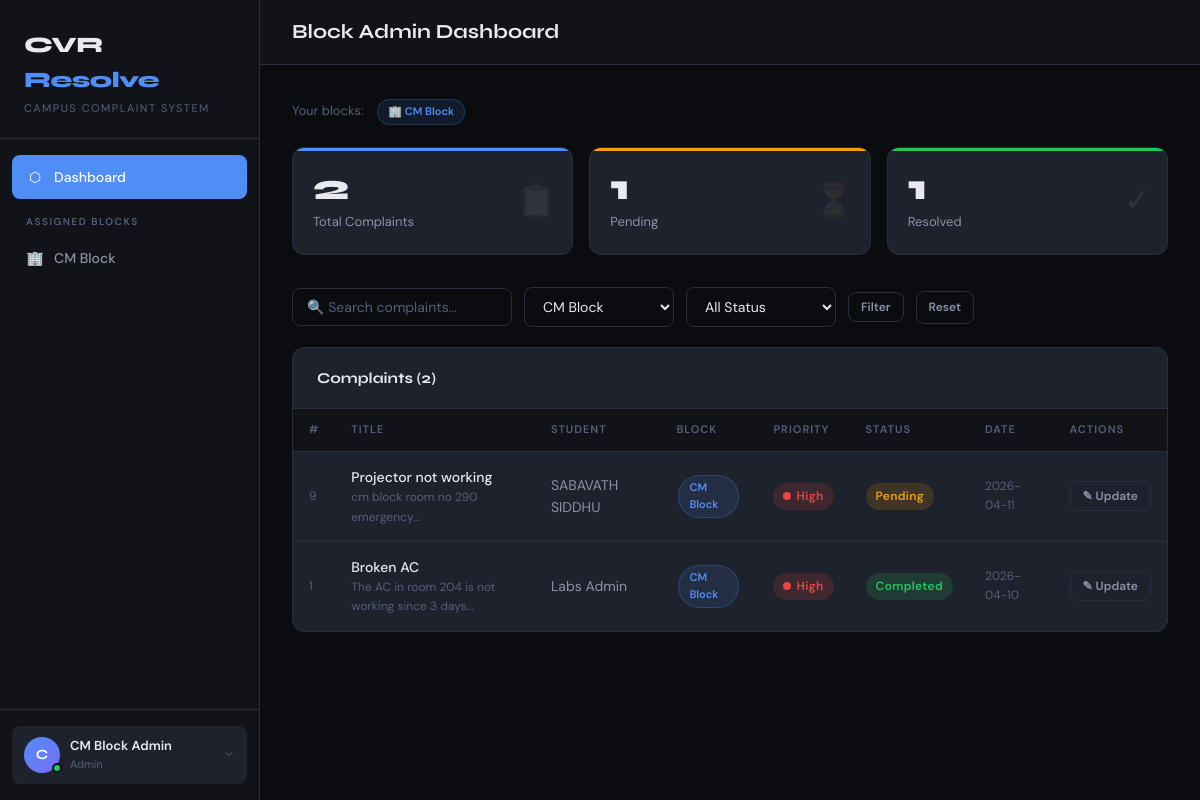
/admin?block=CM+Block (signed in), run on the app's committed database.
### tables this page shows
CREATE TABLE users (
        id INTEGER PRIMARY KEY AUTOINCREMENT,
        username TEXT UNIQUE NOT NULL,
        password TEXT NOT NULL,
        role TEXT NOT NULL,
        name TEXT NOT NULL,
        email TEXT,
        assigned_blocks TEXT DEFAULT '[]',
        created_at TIMESTAMP DEFAULT CURRENT_TIMESTAMP
    );

CREATE TABLE complaints (
        id INTEGER PRIMARY KEY AUTOINCREMENT,
        student_id INTEGER NOT NULL,
        title TEXT NOT NULL,
        description TEXT NOT NULL,
        image_path TEXT,
        location TEXT NOT NULL,
        status TEXT DEFAULT 'Pending',
        priority TEXT DEFAULT 'Medium',
        remarks TEXT,
        duplicate_of INTEGER,
        created_at TIMESTAMP DEFAULT CURRENT_TIMESTAMP,
        updated_at TIMESTAMP DEFAULT CURRENT_TIMESTAMP,
        FOREIGN KEY (student_id) REFERENCES users(id)
    );

### app_sqlite.py (the view)
@app.route('/admin')
@login_required
@role_required('admin')
def admin_dashboard():
    conn = get_db()
    blocks = current_user.assigned_blocks
    block_filter = request.args.get('block', '')
    status_filter = request.args.get('status', '')
    search = request.args.get('search', '')
    query = "SELECT c.*, u.name as student_name FROM complaints c JOIN users u ON c.student_id=u.id WHERE c.location IN ({})".format(
        ','.join('?' for _ in blocks))
    params = list(blocks)
    if block_filter and block_filter in blocks:
        query += " AND c.location=?"
        params.append(block_filter)
    if status_filter:
        query += " AND c.status=?"
        params.append(status_filter)
    if search:
        query += " AND (c.title LIKE ? OR c.description LIKE ?)"
        params += [f'%{search}%', f'%{search}%']
    query += " ORDER BY c.created_at DESC"
    complaints = conn.execute(query, params).fetchall() if blocks else []
    stats = {'total': len(complaints), 'pending': sum(1 for c in complaints if c['status']=='Pending'),
             'completed': sum(1 for c in complaints if c['status']=='Completed')}
    conn.close()
    return render_template('admin_dashboard.html', complaints=complaints, stats=stats,
                           assigned_blocks=blocks, block_filter=block_filter,
                           status_filter=status_filter, search=search)

### app_sqlite.py (called while the page is built)
def get_db():
    conn = sqlite3.connect(DB_PATH)
    conn.row_factory = sqlite3.Row
    return conn

@login_manager.user_loader
def load_user(user_id):
    conn = get_db()
    u = conn.execute("SELECT * FROM users WHERE id=?", (user_id,)).fetchone()
    conn.close()
    if u:
        return User(u['id'], u['username'], u['role'], u['name'], u['email'] or '', u['assigned_blocks'] or '[]')
    return None

def role_required(*roles):
    def decorator(f):
        @wraps(f)
        def wrapper(*args, **kwargs):
            if not current_user.is_authenticated or current_user.role not in roles:
                flash('Access denied.', 'danger')
                return redirect(url_for('dashboard'))
            return f(*args, **kwargs)
        return wrapper
    return decorator

@app.template_filter('urlencode')
def urlencode_filter(s):
    from urllib.parse import quote_plus
    return quote_plus(str(s))

### templates/admin_dashboard.html (shortened to what this page needs)
{% extends "layout.html" %}
{% block page_title %}Block Admin Dashboard{% endblock %}
{% block sidebar_links %}
  <a href="{{ url_for('admin_dashboard') }}" class="active"><span class="icon">⬡</span> Dashboard</a>
  <div class="sidebar-section-label">Assigned Blocks</div>
  {% for block in assigned_blocks %}
    <a href="{{ url_for('admin_dashboard') }}?block={{ block|urlencode }}">
      <span class="icon">🏢</span> {{ block }}
    </a>
  {% endfor %}
{% endblock %}
{% block content %}
<div style="margin-bottom:20px;display:flex;flex-wrap:wrap;gap:8px;align-items:center;">
  <span style="font-size:13px;color:var(--text3);margin-right:4px;">Your blocks:</span>
  {% for block in assigned_blocks %}
    <span class="block-pill">🏢 {{ block }}</span>
  {% endfor %}
</div>
<div class="stats-grid">
  <div class="stat-card blue">
    <div class="stat-number">{{ stats.total }}</div>
    <div class="stat-label">Total Complaints</div>
    <div class="stat-icon">📋</div>
  </div>
  <div class="stat-card orange">
    <div class="stat-number">{{ stats.pending }}</div>
    <div class="stat-label">Pending</div>
    <div class="stat-icon">⏳</div>
  </div>
  <div class="stat-card green">
    <div class="stat-number">{{ stats.completed }}</div>
    <div class="stat-label">Resolved</div>
    <div class="stat-icon">✓</div>
  </div>
</div>
<form method="GET" class="filters-bar">
  <input type="text" name="search" class="search-input" placeholder="🔍 Search complaints..." value="{{ search }}" />
  <select name="block" onchange="this.form.submit()">
    {% for block in assigned_blocks %}
      <option value="{{ block }}" {% if block_filter == block %}selected{% endif %}>{{ block }}</option>
    {% endfor %}
  </select>
  <select name="status" onchange="this.form.submit()">
    <option value="">All Status</option>
  </select>
  <button type="submit" class="btn btn-ghost btn-sm">Filter</button>
  <a href="{{ url_for('admin_dashboard') }}" class="btn btn-ghost btn-sm">Reset</a>
</form>
<div class="card">
  <div class="card-header">
    <span class="card-title">Complaints ({{ complaints|length }})</span>
  </div>
  {% if complaints %}
  <div class="table-wrapper">
    <table>
      <thead>
        <tr>
          <th>#</th>
          <th>Title</th>
          <th>Student</th>
          <th>Block</th>
          <th>Priority</th>
          <th>Status</th>
          <th>Date</th>
          <th>Actions</th>
        </tr>
      </thead>
      <tbody>
        {% for c in complaints %}
        <tr>
          <td style="color:var(--text3);font-size:12px;">{{ c.id }}</td>
          <td>
            <div class="td-main">{{ c.title }}</div>
            <div style="font-size:12px;color:var(--text3);">{{ c.description[:50] }}…</div>
          </td>
          <td>{{ c.student_name }}</td>
          <td><span class="block-pill">{{ c.location }}</span></td>
          <td>
            <span class="badge badge-{{ c.priority|lower }}">
              <span class="priority-dot {{ c.priority }}"></span>{{ c.priority }}
            </span>
          </td>
          <td><span class="badge badge-{{ c.status|lower }}">{{ c.status }}</span></td>
          <td style="font-size:12px;color:var(--text3);">{{ c.created_at[:10] }}</td>
          <td>
            <button class="btn btn-sm btn-ghost update-btn"
              data-id="{{ c.id }}"
              data-status="{{ c.status }}"
              data-remarks="{{ c.remarks or '' }}"
              data-action="{{ url_for('update_complaint', cid=c.id) }}">
              ✎ Update
            </button>
          </td>
        </tr>
        {% endfor %}
      </tbody>
    </table>
  </div>
  {% else %}
    <div class="empty-state">
      <div class="empty-icon">✅</div>
      <div class="empty-text">No complaints found.</div>
    </div>
  {% endif %}
</div>
{% endblock %}

### templates/layout.html (shortened to what this page needs)
<!DOCTYPE html>
<html lang="en">
<head>
  <link rel="stylesheet" href="{{ url_for('static', filename='css/style.css') }}" />
</head>
<body>
<div class="app-wrapper">
  <aside class="sidebar">
    <div class="sidebar-logo">
      <div class="logo-text">CVR <span>Resolve</span></div>
      <div class="logo-sub">Campus Complaint System</div>
    </div>
    <nav class="sidebar-nav">
      {% block sidebar_links %}{% endblock %}
    </nav>
    <div class="sidebar-footer">
      <div class="sidebar-user" id="profile-trigger">
        <div class="user-avatar-container">
          {% if current_user.pfp_path %}
            <img src="{{ url_for('static', filename='uploads/' + current_user.pfp_path) }}" alt="PFP" class="sidebar-pfp">
          {% else %}
            <div class="user-avatar">{{ current_user.name[0].upper() }}</div>
          {% endif %}
          <div class="status-indicator online"></div>
        </div>
        <div class="user-info">
          <div class="user-name">{{ current_user.name }}</div>
          <div class="user-role">{{ current_user.role|capitalize }}</div>
        </div>
        <div class="profile-chevron">
          <svg width="12" height="12" viewBox="0 0 24 24" fill="none" stroke="currentColor" stroke-width="2" stroke-linecap="round" stroke-linejoin="round"><polyline points="6 9 12 15 18 9"></polyline></svg>
        </div>
      </div>
    </div>
  </aside>
  <div class="main-content">
    <header class="topbar">
      <div style="display:flex;align-items:center;gap:12px;">
        <h1 class="topbar-title">{% block page_title %}Dashboard{% endblock %}</h1>
      </div>
    </header>
    <main class="page-content">
      {% block content %}{% endblock %}
    </main>
  </div>
</div>
</body>
</html>

### data on the page
users: name "C", name "CM Block Admin", role "Admin"
complaints: id "9", title "Projector not working", description "cm block room no 290 emergency", student_name "SABAVATH SIDDHU", location "CM Block", priority "High", status "Pending", created_at "2026-04-11"
complaints: id "1", title "Broken AC", description "The AC in room 204 is not working since 3 days", student_name "Labs Admin", location "CM Block", priority "High", status "Completed", created_at "2026-04-10"

### other printed values
{{ block }} "CM Block"
{{ stats.total }} "2"
{{ stats.pending }} "1"
{{ stats.completed }} "1"
{{ complaints|length }} "2"
form field block "CM Block"
